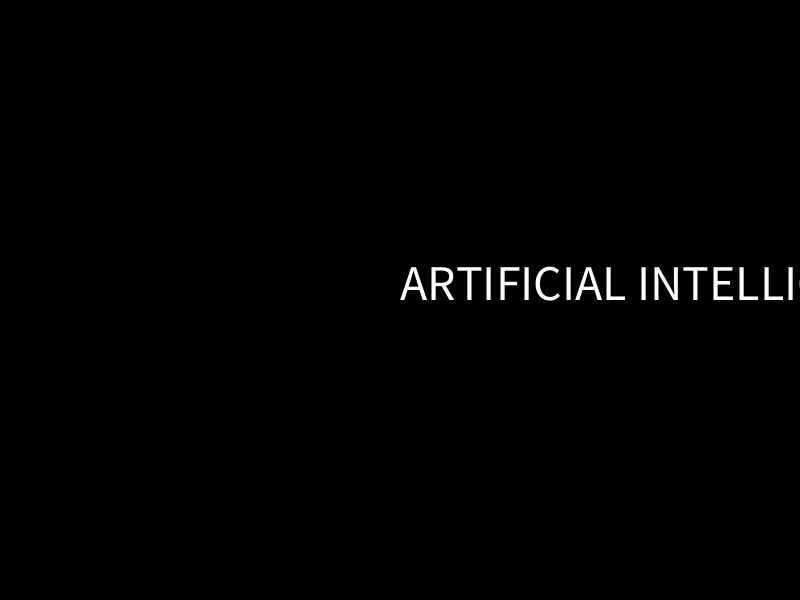
Frame 1 (no input)
Frame 60 (the mouse pressed at the canvas centre just before this capture): identical to frame 1, image omitted
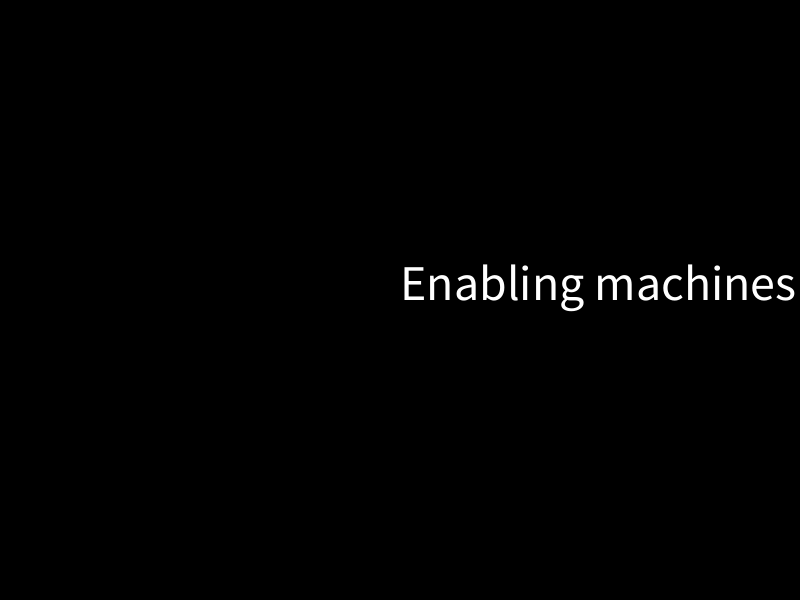
Frame 120 (the mouse held since frame 60 and released just before this capture)

The Processing sketch that drew these frames (run headless with seeded random() and noise(); from frame 60 on, the mouse is pressed at the canvas centre):

// Processing sketch: AIML_title_test
// ── AIML_title_test.pde
color bgColor = color(0);
String fontName = "TitilliumWeb-Regular";

String[] words;
int wordIndex = 0;

int time;
int[] wait = {2000, 2000};

void setup() {
  size(800,600);
  noCursor();
  background(bgColor);
  words = new String[2];
  words[0] = "ARTIFICIAL INTELLIGENCE";
  words[1] = "Enabling machines to learn";
}

void draw() {
  background(bgColor);
  textSize(50);
  text(words[wordIndex],width/2,height/2);
  if(millis() - time >= wait[wordIndex]){
    wordIndex += 1;
    if (wordIndex >= 2) { 
      wordIndex = 0;
    }
    time = millis();//also update the stored time
  }
}
